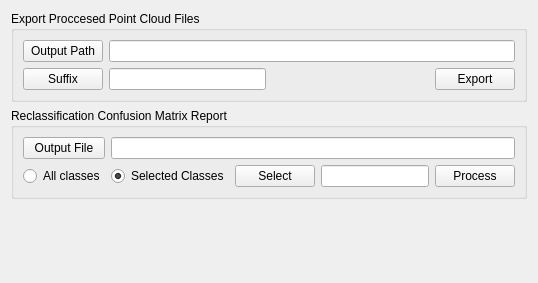
         <widget class="QWidget" name="ExportAndResultsTab">
          <attribute name="title">
           <string>Exports and Results</string>
          </attribute>
          <layout class="QGridLayout" name="gridLayout_21">
           <item row="0" column="0">
            <widget class="QGroupBox" name="groupBox_3">
             <property name="title">
              <string>Export Proccesed Point Cloud Files</string>
             </property>
             <layout class="QGridLayout" name="gridLayout_5">
              <item row="0" column="0">
               <widget class="QPushButton" name="exportPPCFsOutputPathPushButton">
                <property name="text">
                 <string>Output Path</string>
                </property>
               </widget>
              </item>
              <item row="0" column="1" colspan="3">
               <widget class="QLineEdit" name="exportPPCFsOutputPathLineEdit">
                <property name="readOnly">
                 <bool>true</bool>
                </property>
               </widget>
              </item>
              <item row="1" column="0">
               <widget class="QPushButton" name="exportPPCFsSuffixPushButton">
                <property name="text">
                 <string>Suffix</string>
                </property>
               </widget>
              </item>
              <item row="1" column="1">
               <widget class="QLineEdit" name="exportPPCFsSuffixLineEdit">
                <property name="maximumSize">
                 <size>
                  <width>16777215</width>
                  <height>16777215</height>
                 </size>
                </property>
                <property name="readOnly">
                 <bool>true</bool>
                </property>
               </widget>
              </item>
              <item row="1" column="2">
               <spacer name="horizontalSpacer_15">
                <property name="orientation">
                 <enum>Qt::Horizontal</enum>
                </property>
                <property name="sizeHint" stdset="0">
                 <size>
                  <width>149</width>
                  <height>20</height>
                 </size>
                </property>
               </spacer>
              </item>
              <item row="1" column="3">
               <widget class="QPushButton" name="exportPPCFsProcessPushButton">
                <property name="text">
                 <string>Export</string>
                </property>
               </widget>
              </item>
             </layout>
            </widget>
           </item>
           <item row="1" column="0">
            <widget class="QGroupBox" name="groupBox_4">
             <property name="title">
              <string>Reclassification Confusion Matrix Report</string>
             </property>
             <layout class="QGridLayout" name="gridLayout_20">
              <item row="0" column="0">
               <widget class="QPushButton" name="reclassificationConfusionMatrixReportOutputFilePushButton">
                <property name="text">
                 <string>Output File</string>
                </property>
               </widget>
              </item>
              <item row="0" column="1" colspan="4">
               <widget class="QLineEdit" name="reclassificationConfusionMatrixReportOutputFileLineEdit">
                <property name="readOnly">
                 <bool>true</bool>
                </property>
               </widget>
              </item>
              <item row="1" column="0">
               <widget class="QRadioButton" name="reclassificationConfusionMatrixReportAllClassesRadioButton">
                <property name="text">
                 <string>All classes</string>
                </property>
               </widget>
              </item>
              <item row="1" column="1">
               <widget class="QRadioButton" name="reclassificationConfussionMatrixReportSelectedClassesRadioButton">
                <property name="text">
                 <string>Selected Classes</string>
                </property>
                <property name="checked">
                 <bool>true</bool>
                </property>
               </widget>
              </item>
              <item row="1" column="2">
               <widget class="QPushButton" name="reclassificationConfusionMatrixReportSelectClassesPushButton">
                <property name="maximumSize">
                 <size>
                  <width>16777215</width>
                  <height>16777215</height>
                 </size>
                </property>
                <property name="text">
                 <string>Select</string>
                </property>
               </widget>
              </item>
              <item row="1" column="3">
               <widget class="QLineEdit" name="reclassificationConfusionMatrixReportSelectClassesLineEdit">
                <property name="maximumSize">
                 <size>
                  <width>1000</width>
                  <height>16777215</height>
                 </size>
                </property>
                <property name="readOnly">
                 <bool>true</bool>
                </property>
               </widget>
              </item>
              <item row="1" column="4">
               <widget class="QPushButton" name="reclassificationConfusionMatrixReportProcessPushButton">
                <property name="text">
                 <string>Process</string>
                </property>
               </widget>
              </item>
             </layout>
            </widget>
           </item>
           <item row="2" column="0">
            <spacer name="verticalSpacer_6">
             <property name="orientation">
              <enum>Qt::Vertical</enum>
             </property>
             <property name="sizeHint" stdset="0">
              <size>
               <width>20</width>
               <height>73</height>
              </size>
             </property>
            </spacer>
           </item>
          </layout>
         </widget>
